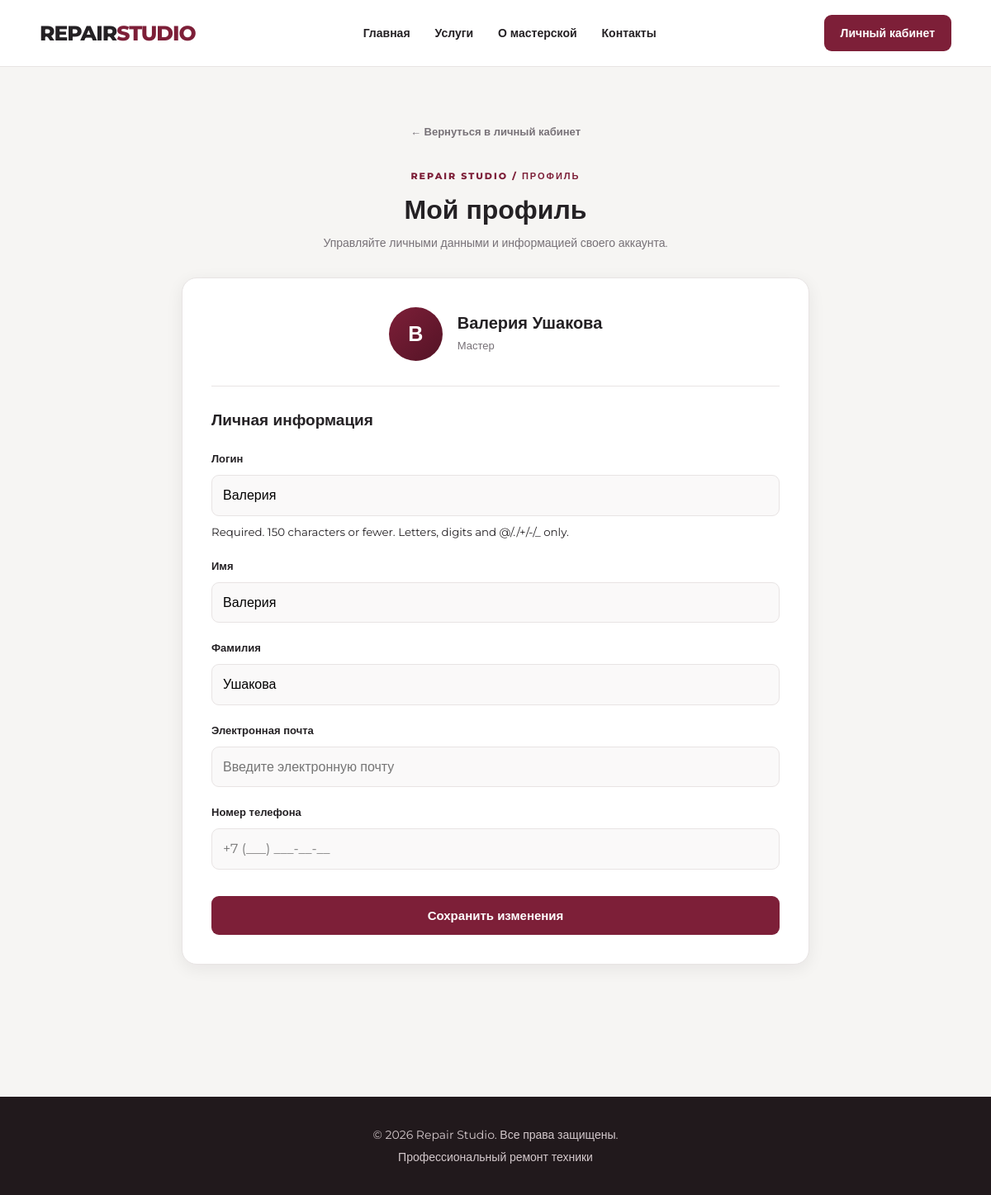
Page /profile/ (signed in) on the committed database.
### workshop/models.py (models this page shows, shortened)
class User(AbstractUser):
    class Role(models.TextChoices):
        CLIENT = 'client', 'Клиент'
        MASTER = 'master', 'Мастер'
        ADMIN = 'admin', 'Администратор'
    role = models.CharField(
        max_length=20,
        choices=Role.choices,
        default=Role.CLIENT,
        verbose_name='Роль пользователя'
    )
    phone = models.CharField(
        max_length=20,
        blank=True,
        verbose_name='Номер телефона'
    )

### workshop/views.py (the view)
# urls.py: path('profile/', edit_profile, name='edit_profile'),
@login_required
def edit_profile(request):
    if request.method == 'POST':
        form = ProfileUpdateForm(
            request.POST,
            instance=request.user
        )
        if form.is_valid():
            form.save()
            return redirect('edit_profile')
    else:
        form = ProfileUpdateForm(instance=request.user)
    return render(
        request,
        'workshop/edit_profile.html',
        {'form': form}
    )

### workshop/forms.py
class ProfileUpdateForm(forms.ModelForm):
    class Meta:
        model = User
        fields = [
            'username',
            'first_name',
            'last_name',
            'email',
            'phone',
        ]
        labels = {
            'username': 'Логин',
            'first_name': 'Имя',
            'last_name': 'Фамилия',
            'email': 'Электронная почта',
            'phone': 'Номер телефона',
        }
        widgets = {
            'username': forms.TextInput(attrs={
                'placeholder': 'Введите логин'
            }),
            'first_name': forms.TextInput(attrs={
                'placeholder': 'Введите имя'
            }),
            'last_name': forms.TextInput(attrs={
                'placeholder': 'Введите фамилию'
            }),
            'email': forms.EmailInput(attrs={
                'placeholder': 'Введите электронную почту'
            }),
            'phone': forms.TextInput(attrs={
                'placeholder': '+7 (___) ___-__-__'
            }),
        }

### workshop/templates/workshop/edit_profile.html (shortened to what this page needs)
{% extends 'workshop/base.html' %}
{% block content %}
<section class="profile-section">
    <div class="container">
        <div class="profile-header">
            <a href="{% url 'dashboard' %}" class="profile-back">
                ← Вернуться в личный кабинет
            </a>
            <span class="profile-label">REPAIR STUDIO / ПРОФИЛЬ</span>
            <h1>Мой профиль</h1>
            <p>Управляйте личными данными и информацией своего аккаунта.</p>
        </div>
        <div class="profile-card">
            <div class="profile-card-heading">
                <div class="profile-avatar">
                    {{ user.first_name|default:user.username|slice:":1"|upper }}
                </div>
                <div>
                    <h2>{{ user.first_name|default:user.username }} {{ user.last_name }}</h2>
                    <p>
                        {% if user.role == 'client' %}
                            Клиент
                        {% elif user.role == 'master' %}
                            Мастер
                        {% else %}
                            Администратор
                        {% endif %}
                    </p>
                </div>
            </div>
            <div class="profile-divider"></div>
            <form method="post" class="profile-form">
                <h3>Личная информация</h3>
                {% for field in form %}
                    <div class="profile-field">
                        <label for="{{ field.id_for_label }}">
                            {{ field.label }}
                        </label>
                        {{ field }}
                        {% if field.help_text %}
                            <small>{{ field.help_text }}</small>
                        {% endif %}
                    </div>
                {% endfor %}
                <button type="submit" class="profile-save">
                    Сохранить изменения
                </button>
            </form>
        </div>
    </div>
</section>
{% endblock %}

### workshop/static/workshop/css/style.css (style rules this page uses)
:root { --burgundy: #7D1F38; --burgundy-dark: #541326; --burgundy-light: #A83B55; --background: #F6F5F3; --white: #FFFFFF; --text: #242124; --text-muted: #777177; --border: #E8E4E4; --radius: 14px; --shadow: 0 5px 20px rgba(35, 20, 25, 0.07); }
* { box-sizing: border-box; }
body { margin: 0; padding: 0; background: var(--background); color: var(--text); font-family: 'Montserrat', sans-serif; line-height: 1.6; }
a { color: var(--burgundy); text-decoration: none; transition: 0.2s; }
h1, h2, h3 { color: var(--text); line-height: 1.2; }
button { background: var(--burgundy); color: var(--white); border: none; border-radius: 9px; padding: 12px 22px; font-size: 15px; font-weight: 600; cursor: pointer; transition: 0.2s; }
input, textarea, select { max-width: 100%; padding: 11px 13px; border: 1px solid var(--border); border-radius: 9px; font: inherit; }
.container { width: min(1200px, 92%); margin: 0 auto; }
html { scroll-behavior: smooth; }
.profile-section { min-height: 75vh; padding: 65px 0 90px; }
.profile-header { margin-bottom: 30px; text-align: center; }
.profile-back { display: inline-block; color: var(--text-muted); font-size: 13px; font-weight: 600; margin-bottom: 35px; }
.profile-label { display: block; color: var(--burgundy); font-size: 11px; font-weight: 800; letter-spacing: 2px; margin-bottom: 12px; }
.profile-header h1 { font-size: 32px; margin: 0 0 10px; }
.profile-header > p { color: var(--text-muted); font-size: 14px; margin: 0; }
.profile-card { max-width: 760px; margin: 0 auto; padding: 35px; background: white; border: 1px solid var(--border); border-radius: 18px; box-shadow: var(--shadow); }
.profile-card-heading { display: flex; align-items: center; gap: 18px; justify-content: center; }
.profile-avatar { display: flex; align-items: center; justify-content: center; width: 65px; height: 65px; flex-shrink: 0; background: linear-gradient(135deg, #7D1F38, #541326); color: white; border-radius: 50%; font-size: 25px; font-weight: 800; }
.profile-card-heading h2 { font-size: 20px; margin: 0 0 5px; }
.profile-card-heading p { color: var(--text-muted); font-size: 13px; margin: 0; }
.profile-divider { height: 1px; background: var(--border); margin: 30px 0; }
.profile-form h3 { font-size: 19px; margin: 0 0 25px; }
.profile-field { display: flex; flex-direction: column; gap: 9px; margin-bottom: 20px; }
.profile-field label { font-size: 13px; font-weight: 700; }
.profile-field input { width: 100%; min-height: 46px; background: #FAF9F9; }
.profile-save { width: 100%; margin-top: 12px; padding: 15px; }

### rows in the picture
User: first_name "В", first_name "Валерия", last_name "Ушакова", form "Валерия" "Валерия" "Ушакова"

### other values in the picture
{{ field.label }} "Логин" "Имя" "Фамилия" "Электронная почта" "Номер телефона"
{{ field.help_text }} "Required. 150 characters or fewer. Letters, digits and @/./+/-/_ only."
